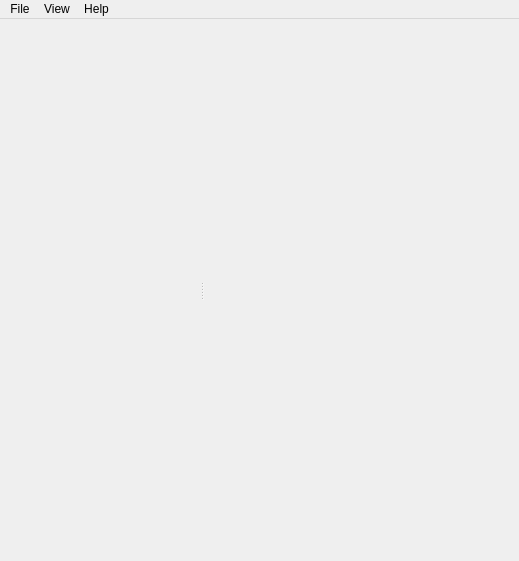
<?xml version="1.0" encoding="UTF-8"?>
<ui version="4.0">
 <class>Upplay</class>
 <widget class="QMainWindow" name="Upplay">
  <property name="geometry">
   <rect>
    <x>0</x>
    <y>0</y>
    <width>519</width>
    <height>561</height>
   </rect>
  </property>
  <property name="sizePolicy">
   <sizepolicy hsizetype="Preferred" vsizetype="Preferred">
    <horstretch>0</horstretch>
    <verstretch>0</verstretch>
   </sizepolicy>
  </property>
  <property name="focusPolicy">
   <enum>Qt::StrongFocus</enum>
  </property>
  <property name="windowTitle">
   <string>Upplay Player</string>
  </property>
  <property name="windowIcon">
   <iconset>
    <normaloff>../../../../../.designer/backup/icons/play.png</normaloff>../../../../../.designer/backup/icons/play.png</iconset>
  </property>
  <property name="toolButtonStyle">
   <enum>Qt::ToolButtonIconOnly</enum>
  </property>
  <property name="documentMode">
   <bool>false</bool>
  </property>
  <property name="unifiedTitleAndToolBarOnMac">
   <bool>true</bool>
  </property>
  <widget class="QWidget" name="centralwidget">
   <layout class="QVBoxLayout" name="verticalLayout_2">
    <property name="spacing">
     <number>0</number>
    </property>
    <property name="margin">
     <number>0</number>
    </property>
    <item>
     <widget class="PlayerHWidget" name="player_w" native="true">
      <property name="sizePolicy">
       <sizepolicy hsizetype="Expanding" vsizetype="Fixed">
        <horstretch>0</horstretch>
        <verstretch>0</verstretch>
       </sizepolicy>
      </property>
     </widget>
    </item>
    <item>
     <widget class="QSplitter" name="splitter">
      <property name="orientation">
       <enum>Qt::Horizontal</enum>
      </property>
      <widget class="QWidget" name="layoutWidget">
       <layout class="QVBoxLayout" name="verticalLayout" stretch="0,1">
        <property name="spacing">
         <number>0</number>
        </property>
        <item>
         <widget class="QWidget" name="coverWidget" native="true"/>
        </item>
        <item>
         <widget class="QWidget" name="playlist_widget" native="true">
          <property name="sizePolicy">
           <sizepolicy hsizetype="Expanding" vsizetype="Expanding">
            <horstretch>0</horstretch>
            <verstretch>2</verstretch>
           </sizepolicy>
          </property>
          <property name="minimumSize">
           <size>
            <width>200</width>
            <height>500</height>
           </size>
          </property>
         </widget>
        </item>
       </layout>
      </widget>
      <widget class="QWidget" name="library_widget" native="true">
       <property name="sizePolicy">
        <sizepolicy hsizetype="Preferred" vsizetype="Preferred">
         <horstretch>2</horstretch>
         <verstretch>0</verstretch>
        </sizepolicy>
       </property>
       <property name="minimumSize">
        <size>
         <width>200</width>
         <height>0</height>
        </size>
       </property>
       <property name="focusPolicy">
        <enum>Qt::StrongFocus</enum>
       </property>
       <property name="styleSheet">
        <string notr="true"/>
       </property>
      </widget>
     </widget>
    </item>
   </layout>
  </widget>
  <widget class="QMenuBar" name="menubar">
   <property name="geometry">
    <rect>
     <x>0</x>
     <y>0</y>
     <width>519</width>
     <height>25</height>
    </rect>
   </property>
   <property name="defaultUp">
    <bool>false</bool>
   </property>
   <property name="nativeMenuBar">
    <bool>false</bool>
   </property>
   <widget class="QMenu" name="menuFle">
    <property name="title">
     <string>File</string>
    </property>
    <addaction name="actionChange_Media_Renderer"/>
    <addaction name="separator"/>
    <addaction name="actionSave_Playlist"/>
    <addaction name="actionLoad_Playlist"/>
    <addaction name="separator"/>
    <addaction name="action_Close"/>
   </widget>
   <widget class="QMenu" name="menuView">
    <property name="styleSheet">
     <string notr="true"/>
    </property>
    <property name="title">
     <string>View</string>
    </property>
    <addaction name="action_viewLibrary"/>
    <addaction name="action_viewSearchPanel"/>
    <addaction name="action_smallPlaylistItems"/>
    <addaction name="separator"/>
    <addaction name="action_Dark"/>
    <addaction name="action_Fullscreen"/>
    <addaction name="separator"/>
    <addaction name="action_Preferences"/>
   </widget>
   <widget class="QMenu" name="menuAbout">
    <property name="title">
     <string>Help</string>
    </property>
    <addaction name="action_help"/>
    <addaction name="action_about"/>
   </widget>
   <addaction name="menuFle"/>
   <addaction name="menuView"/>
   <addaction name="menuAbout"/>
  </widget>
  <action name="action_Close">
   <property name="text">
    <string>Close</string>
   </property>
   <property name="shortcut">
    <string>Ctrl+Q</string>
   </property>
  </action>
  <action name="action_Dark">
   <property name="checkable">
    <bool>true</bool>
   </property>
   <property name="text">
    <string>Dark</string>
   </property>
  </action>
  <action name="action_help">
   <property name="text">
    <string>Help</string>
   </property>
  </action>
  <action name="action_about">
   <property name="text">
    <string>About</string>
   </property>
  </action>
  <action name="action_viewLibrary">
   <property name="checkable">
    <bool>true</bool>
   </property>
   <property name="checked">
    <bool>true</bool>
   </property>
   <property name="text">
    <string>&amp;Library</string>
   </property>
   <property name="shortcutContext">
    <enum>Qt::ApplicationShortcut</enum>
   </property>
  </action>
  <action name="action_Fullscreen">
   <property name="checkable">
    <bool>true</bool>
   </property>
   <property name="text">
    <string>Fullscreen</string>
   </property>
  </action>
  <action name="action_Preferences">
   <property name="checkable">
    <bool>false</bool>
   </property>
   <property name="text">
    <string>Preferences</string>
   </property>
  </action>
  <action name="action_smallPlaylistItems">
   <property name="checkable">
    <bool>true</bool>
   </property>
   <property name="text">
    <string>Small Playlist Items</string>
   </property>
  </action>
  <action name="actionChange_Media_Renderer">
   <property name="text">
    <string>Change Media Renderer</string>
   </property>
  </action>
  <action name="action_viewSearchPanel">
   <property name="checkable">
    <bool>true</bool>
   </property>
   <property name="text">
    <string>Search panel</string>
   </property>
  </action>
  <action name="actionSave_Playlist">
   <property name="text">
    <string>Save Playlist</string>
   </property>
  </action>
  <action name="actionLoad_Playlist">
   <property name="text">
    <string>Load Playlist</string>
   </property>
  </action>
 </widget>
 <customwidgets>
  <customwidget>
   <class>PlayerHWidget</class>
   <extends>QWidget</extends>
   <header>GUI/playerwidget/playerhwidget.h</header>
  </customwidget>
 </customwidgets>
 <resources/>
 <connections/>
</ui>
